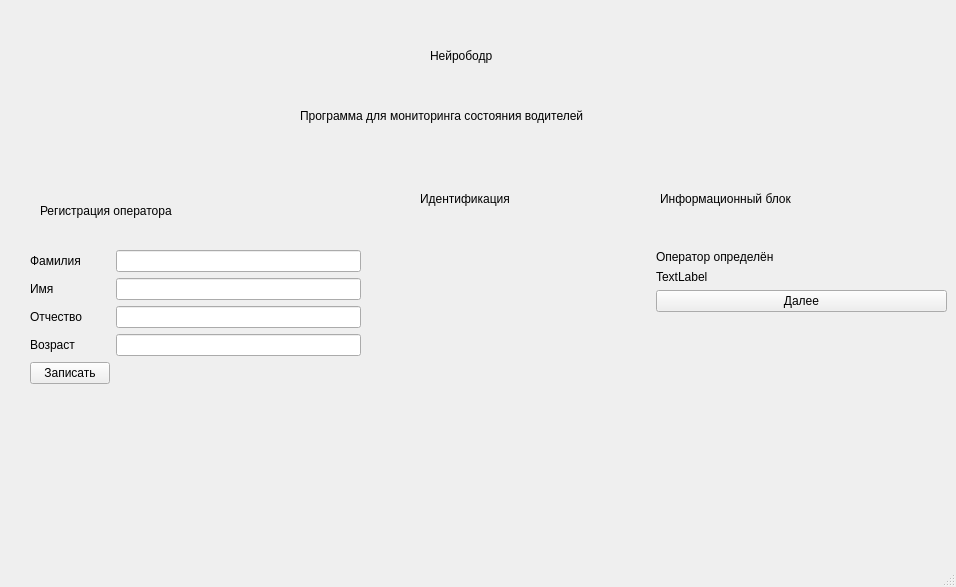
<?xml version="1.0" encoding="UTF-8"?>
<ui version="4.0">
 <class>MainWindow</class>
 <widget class="QMainWindow" name="MainWindow">
  <property name="geometry">
   <rect>
    <x>0</x>
    <y>0</y>
    <width>956</width>
    <height>587</height>
   </rect>
  </property>
  <property name="windowTitle">
   <string>MainWindow</string>
  </property>
  <widget class="QWidget" name="centralwidget">
   <widget class="QWidget" name="formLayoutWidget">
    <property name="geometry">
     <rect>
      <x>30</x>
      <y>250</y>
      <width>331</width>
      <height>182</height>
     </rect>
    </property>
    <layout class="QFormLayout" name="formLayout">
     <item row="9" column="0">
      <widget class="QPushButton" name="btn_save">
       <property name="text">
        <string>Записать</string>
       </property>
      </widget>
     </item>
     <item row="1" column="0">
      <widget class="QLabel" name="label">
       <property name="text">
        <string>Фамилия</string>
       </property>
      </widget>
     </item>
     <item row="3" column="0">
      <widget class="QLabel" name="label_2">
       <property name="text">
        <string>Имя</string>
       </property>
      </widget>
     </item>
     <item row="5" column="0">
      <widget class="QLabel" name="label_3">
       <property name="text">
        <string>Отчество</string>
       </property>
      </widget>
     </item>
     <item row="7" column="0">
      <widget class="QLabel" name="label_4">
       <property name="text">
        <string>Возраст</string>
       </property>
      </widget>
     </item>
     <item row="1" column="1">
      <widget class="QLineEdit" name="input_lastname"/>
     </item>
     <item row="3" column="1">
      <widget class="QLineEdit" name="input_firstname"/>
     </item>
     <item row="5" column="1">
      <widget class="QLineEdit" name="input_middlename"/>
     </item>
     <item row="7" column="1">
      <widget class="QLineEdit" name="input_age"/>
     </item>
    </layout>
   </widget>
   <widget class="QLabel" name="label_camera">
    <property name="geometry">
     <rect>
      <x>390</x>
      <y>240</y>
      <width>221</width>
      <height>211</height>
     </rect>
    </property>
    <property name="text">
     <string/>
    </property>
   </widget>
   <widget class="QLabel" name="label_5">
    <property name="geometry">
     <rect>
      <x>430</x>
      <y>30</y>
      <width>131</width>
      <height>51</height>
     </rect>
    </property>
    <property name="text">
     <string>Нейрободр</string>
    </property>
   </widget>
   <widget class="QLabel" name="label_6">
    <property name="geometry">
     <rect>
      <x>300</x>
      <y>100</y>
      <width>441</width>
      <height>31</height>
     </rect>
    </property>
    <property name="text">
     <string>Программа для мониторинга состояния водителей</string>
    </property>
   </widget>
   <widget class="QLabel" name="label_7">
    <property name="geometry">
     <rect>
      <x>40</x>
      <y>190</y>
      <width>301</width>
      <height>41</height>
     </rect>
    </property>
    <property name="text">
     <string>Регистрация оператора</string>
    </property>
   </widget>
   <widget class="QLabel" name="label_8">
    <property name="geometry">
     <rect>
      <x>420</x>
      <y>190</y>
      <width>171</width>
      <height>18</height>
     </rect>
    </property>
    <property name="text">
     <string>Идентификация</string>
    </property>
   </widget>
   <widget class="QLabel" name="label_9">
    <property name="geometry">
     <rect>
      <x>660</x>
      <y>190</y>
      <width>231</width>
      <height>18</height>
     </rect>
    </property>
    <property name="text">
     <string>Информационный блок</string>
    </property>
   </widget>
   <widget class="QWidget" name="formLayoutWidget_2">
    <property name="geometry">
     <rect>
      <x>650</x>
      <y>250</y>
      <width>297</width>
      <height>231</height>
     </rect>
    </property>
    <layout class="QFormLayout" name="formLayout_2">
     <item row="0" column="1">
      <widget class="QLabel" name="label_10">
       <property name="text">
        <string>Оператор определён</string>
       </property>
      </widget>
     </item>
     <item row="2" column="1">
      <widget class="QPushButton" name="pushButton">
       <property name="text">
        <string>Далее</string>
       </property>
      </widget>
     </item>
     <item row="1" column="1">
      <widget class="QLabel" name="label_11">
       <property name="text">
        <string>TextLabel</string>
       </property>
      </widget>
     </item>
    </layout>
   </widget>
  </widget>
  <widget class="QStatusBar" name="statusbar"/>
 </widget>
 <resources/>
 <connections/>
</ui>
